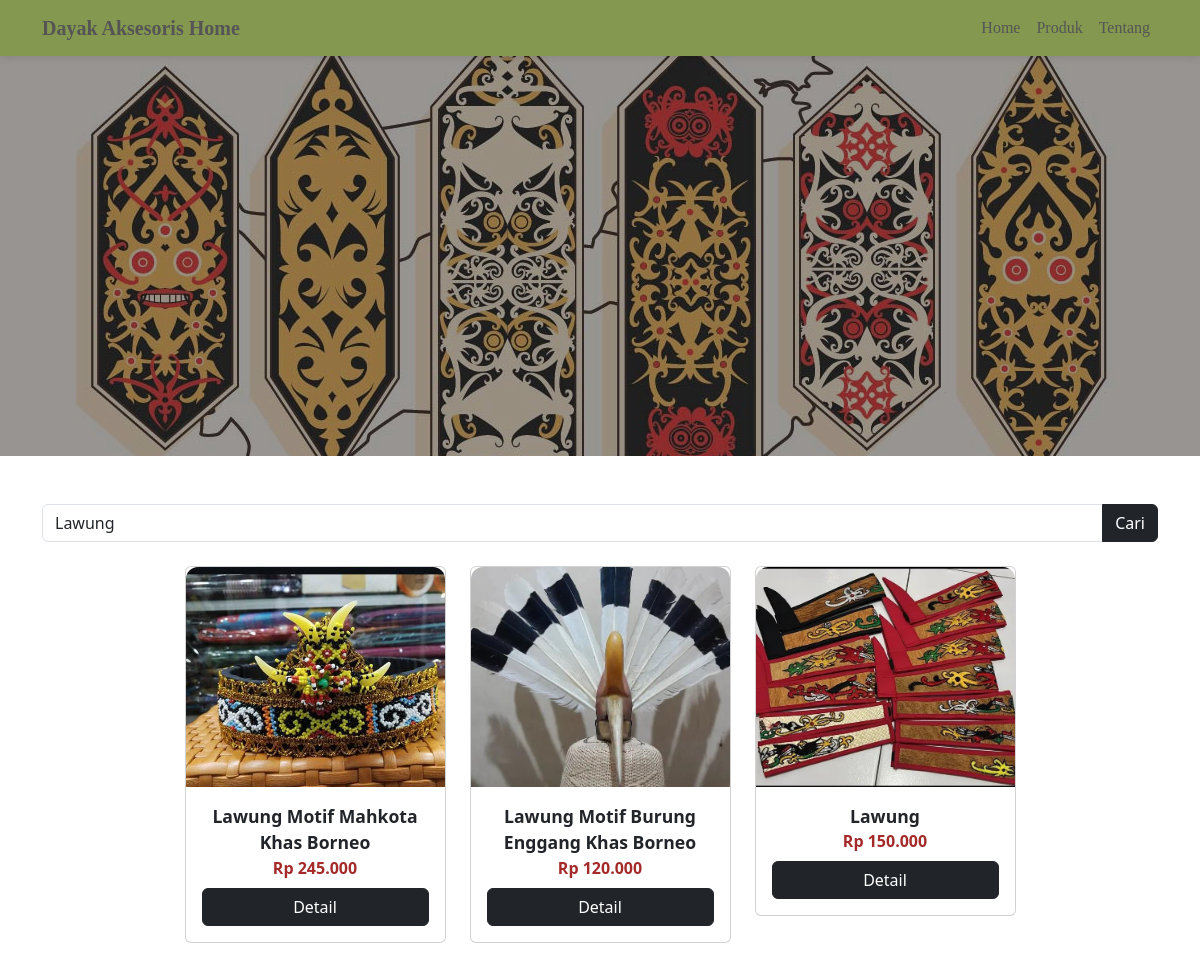
/produk.php?cari=Lawung, run on the app's committed database.
### tables this page shows
CREATE TABLE `produk` (
  `id` int(11) NOT NULL,
  `kategori_id` int(11) NOT NULL,
  `nama` varchar(255) NOT NULL,
  `harga` double NOT NULL,
  `foto` varchar(255) DEFAULT NULL,
  `detail` text DEFAULT NULL,
  `ketersediaan_stok` enum('habis','tersedia') DEFAULT 'tersedia'
);

### produk.php (the view, shortened to what this page needs)
<?php
require "koneksi.php";
$cari = isset($_GET['cari']) ? $_GET['cari'] : '';
$queryProduk = "SELECT * FROM produk WHERE 1=1";
if (!empty($cari)) {
    $queryProduk .= " AND nama LIKE '%$cari%'";
}
$queryProduk .= " ORDER BY id DESC";
$produk = mysqli_query($mysqli, $queryProduk);
?>
<!DOCTYPE html>
<html lang="en">
<head>
<link rel="stylesheet" href="bootstrap/bootstrap-5.0.2-dist/css/bootstrap.min.css">
<link rel="stylesheet" href="fontawesome/css/all.min.css">
<link rel="stylesheet" href="css/style.css">
</head>
<body>
<?php require "navbar.php"; ?>
<div class="container-fluid banner-produk d-flex align-items-center">
    <div class="container">
    </div>
</div>
<div class="container mt-5 mb-5">
    <form method="GET" class="mb-4">
        <div class="input-group">
            <input type="text" name="cari" class="form-control" placeholder="Cari produk..."
                value="<?= isset($_GET['cari']) ? $_GET['cari'] : '' ?>">
            <button class="btn btn-dark" type="submit">Cari</button>
        </div>
    </form>
    <div class="row g-4 justify-content-center">
        <?php while($row = mysqli_fetch_array($produk)){ ?>
        <div class="col-sm-6 col-md-4 col-lg-3 mb-3">
            <div class="card product-card">
                <img src="image/<?= $row['foto'] ?>" class="product-img" alt="<?= $row['nama'] ?>">
                <div class="card-body text-center">
                    <div class="product-title"><?= $row['nama'] ?></div>
                    <div class="product-price">Rp <?= number_format($row['harga'],0,',','.') ?></div>
                    <a href="produk-detail.php?p=<?= $row['id'] ?>" class="btn btn-dark mt-2 w-100">Detail</a>
                </div>
            </div>
        </div>
        <?php } ?>
    </div>
</div>
</body>
</html>

### style.css (style rules this page uses)
body { font-family: "Times New Roman", Times, serif; margin: 0; padding: 0; }
.banner-produk { height: 50vh; background: linear-gradient(rgba(0,0,0,0.4), rgba(0,0,0,0.4)), url('../image/dayak-tribal-motif-vector.jpg'); background-position: 50% 45%; font-family: "Times New Roman", Times, serif; text-shadow: 1px 1px 5px rgba(0,0,0,0.6); }

### produk.php (style rules this page uses)
.product-card { border-radius: 12px; transition: .3s; }
.product-img { height: 220px; object-fit: cover; border-radius: 12px 12px 0 0; }
.product-title { font-weight: bold; font-size: 1.1rem; }
.product-price { color: #a52a2a; font-weight: bold; }

### data on the page
produk: foto (picture), nama "Lawung Motif Mahkota Khas Borneo", harga "245.000"
produk: foto (picture), nama "Lawung Motif Burung Enggang Khas Borneo", harga "120.000"
produk: foto (picture), nama "Lawung", harga "150.000"
